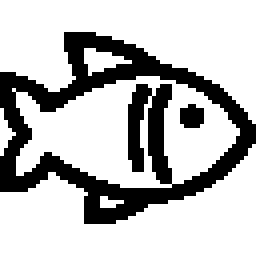
#> input picture images/fish.png, 64 x 64 px (shown 4 times larger)
$ python test_change_image_colour.py
#> lines starting #> are read from the running program, lines starting #| are printed output that depends on the picture; after the words box and inside, x2 and y2 are one past the last pixel; in counts of white or black regions, pixels touching at a corner belong together
#> further down, fish_img is the input picture: shape (64, 64, 4); mean B, G, R, A 189.8, 189.8, 189.8, 45.8
### supporting_math.py
import cv2 as cv
import numpy as np
import math

# [155 lines left out: functions insert_part_of_image, insert_image, rotate_image, adjust_image_loc_for_bottom_center_roation, wrap_orientation, line_points_low and 5 more, not called in this run]

def change_colour(image, b, g, r):
#> called with b = 255, g = 0, r = 0
    critical_part = image[:,:, 3] != 0
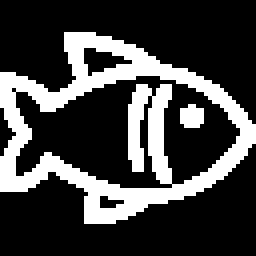
#> critical_part: shape (64, 64) bool (shown 4 times larger); 25.6% white; 2 white regions, box (x1, y1, x2, y2) and area: (0, 8, 64, 56) 1018, (45, 26, 51, 32) 30
    image[critical_part] = [b,g,r,255]
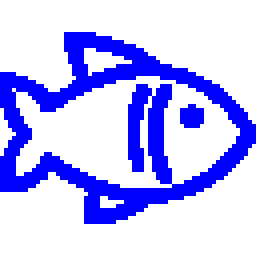
#> image: shape (64, 64, 4) (shown 4 times larger); mean B, G, R, A 255, 189.8, 189.8, 65.2
    return image

# Image should be gray scale is
# [14 lines left out: function get_samples_from_prob_image, not called in this run]

# [6 lines that do not run on import are left out]

### test_change_image_colour.py
import cv2 as cv
import supporting_math as sm

def on_trackbar(x):
    pass

fish_img = cv.imread("images/fish.png", cv.IMREAD_UNCHANGED)
trackbar_window = "colour"

cv.namedWindow(trackbar_window)
cv.createTrackbar("blue", trackbar_window, 255, 255, on_trackbar)
cv.createTrackbar("green", trackbar_window, 0, 255, on_trackbar)
cv.createTrackbar("red", trackbar_window, 0, 255, on_trackbar)

while(True):
    b = cv.getTrackbarPos("blue", trackbar_window)
    g = cv.getTrackbarPos("green", trackbar_window)
    r = cv.getTrackbarPos("red", trackbar_window)
    fish_img = sm.change_colour(fish_img, b, g, r)
    cv.imshow("Display window", fish_img)
    if cv.waitKey(10) & 0xFF == ord('q'):
#> (key q is pressed here)
        break
